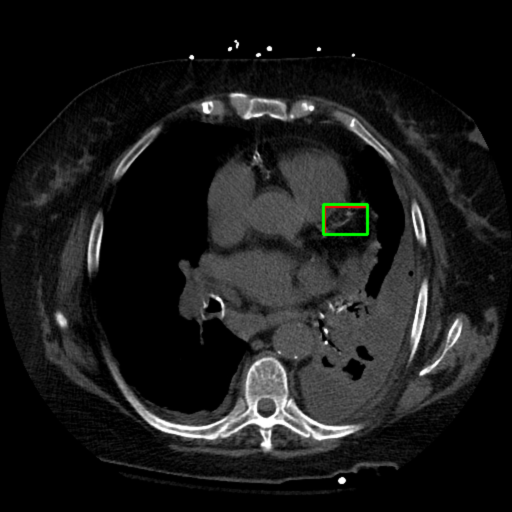
#> input picture boxed_A_ngct53_55.png, 1024 x 1024 px, given in place of ngct6_1.png, which was not available (shown at 1/2 size)
$ python CorrectionAlgorithm.py
#> lines starting #> are read from the running program, lines starting #| are printed output that depends on the picture
import cv2
import numpy as np
import fnmatch
import os
import argparse
import csv
import time

ap = argparse.ArgumentParser()
ap.add_argument("-p", "--ptn", type = str, default = "6")
ap.add_argument("-t", "--type", type = str, default = "NG")
args = vars(ap.parse_args())

apple = int(args["ptn"])
CT = args["type"].upper()
num_files = len(fnmatch.filter(os.listdir("{}CT{}_IMG".format(CT, str(apple))), '*.png'))

for ptn in range(apple, 101):
	print(ptn)
	for files in range(num_files):
		file_num = files + 1
		print(file_num)
		try:
			orig = cv2.imread("NGCT{}_IMG/ngct{}_{}.png".format(ptn, ptn, file_num), 1)
#> orig is the input picture: shape (1024, 1024, 3); mean B, G, R 26.1, 26.5, 26.2

			(h, w) = orig.shape[:2]
#> h = 1024; w = 1024
			left = 5 * w // 16
#> left = 320
			right = 13 * w // 16
#> right = 832
			top = 3 * h // 16
#> top = 192
			bottom = 11 * h // 16
#> bottom = 704
			crop = orig[top:bottom, left:right]
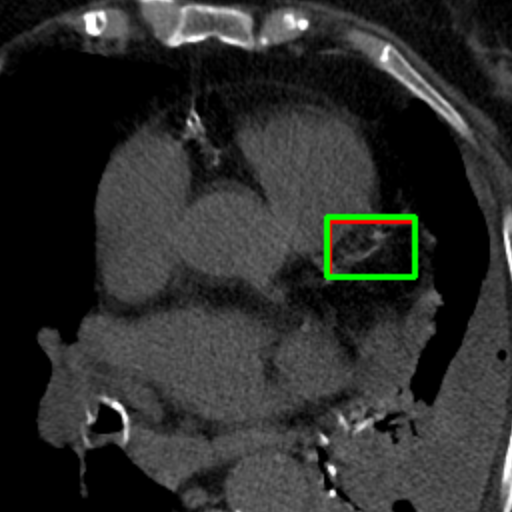
#> crop: shape (512, 512, 3); mean B, G, R 43.3, 45, 43.7

			path = 'NGCT{}_IMG/resized_ngct{}_{}.png'.format(ptn, ptn, file_num)

			cv2.imwrite(path, crop)
			print(file_num)
		except:
			pass
	print(ptn)
#> pass 2 of the loop `for ptn in range(apple, 101):`:
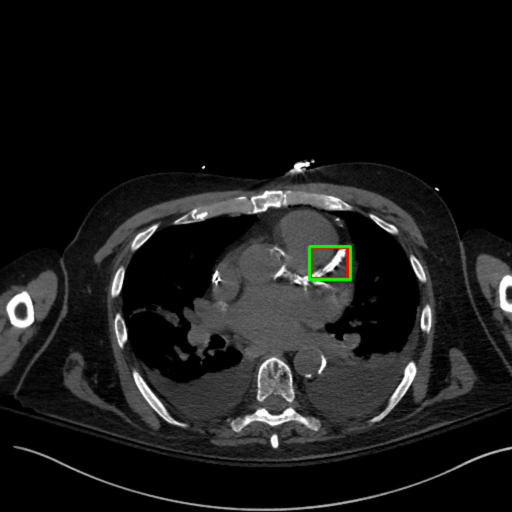
#> input picture boxed_A_ngct78_78.png, 1024 x 1024 px, given in place of ngct7_1.png, which was not available (shown at 1/2 size)
#> orig is the input picture: shape (1024, 1024, 3); mean B, G, R 24.1, 24.5, 24.3
#> `crop = orig[top:bottom, left:right]`:
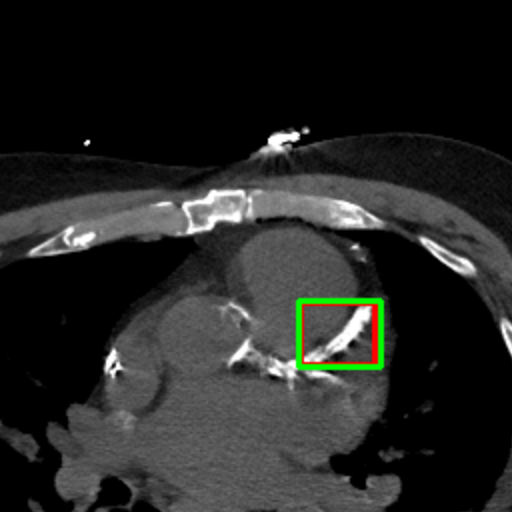
#> crop: shape (512, 512, 3); mean B, G, R 36.2, 37.9, 36.9
